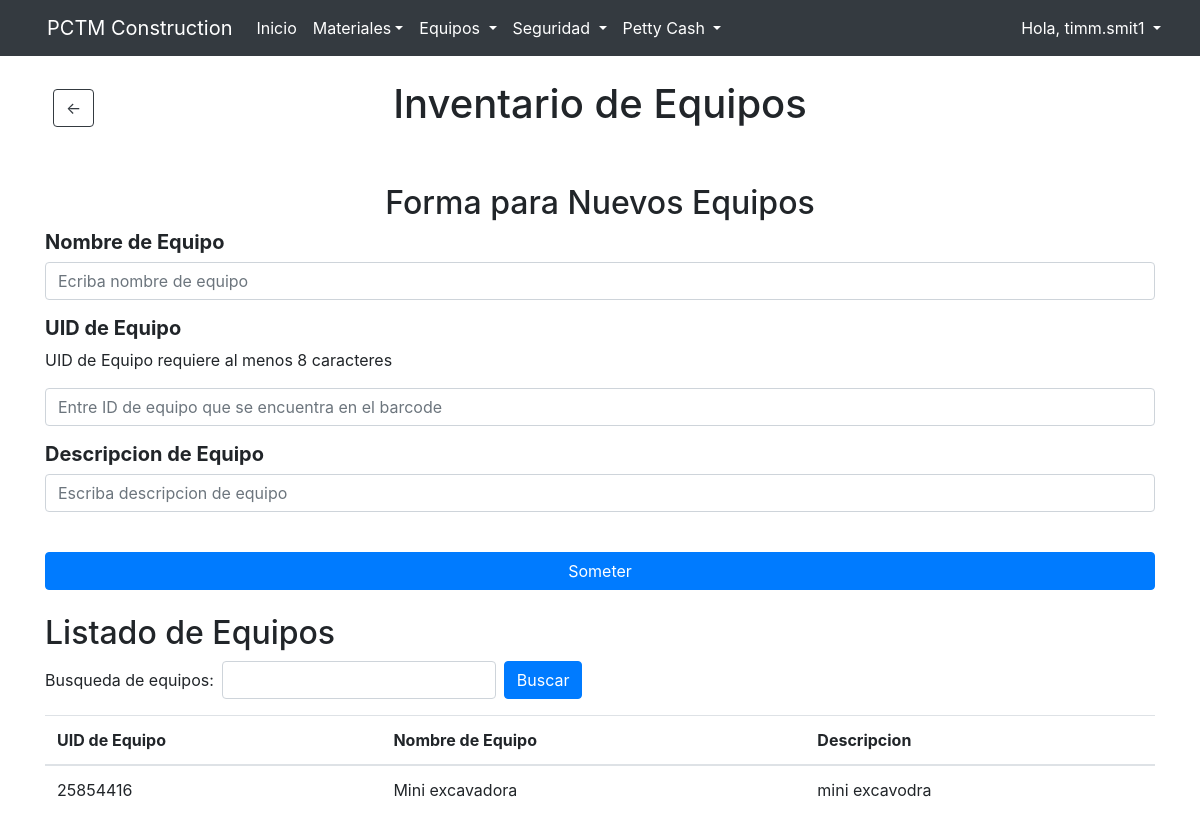
Page /equipment (signed in) on the committed database.
### website/models.py (models this page shows)
class User(db.Model, UserMixin):
    id = db.Column(db.Integer, primary_key=True)
    email = db.Column(db.String(150), unique = True)
    username = db.Column(db.String(10), unique = True)
    password = db.Column(db.String(150))
    first_name = db.Column(db.String(150))
    last_name = db.Column(db.String(150))
    group = db.Column(db.String(50), default='standard')

class Equip(db.Model):
    id = db.Column(db.Integer, primary_key = True)
    equipKey = db.Column(db.String(8))
    name = db.Column(db.String(50))
    desc = db.Column(db.String(150))
    disp = db.relationship("Dispatch", backref='Equip', lazy=True)

### website/views.py (the view, shortened to what this page needs)
@views.route('/equipment', methods=['GET', 'POST'])
@login_required
def equipment():
    all_projects=Projects.query.all()
    search_query = request.args.get('equip', '')
    if search_query:
        equipments = Equip.query.filter(Equip.name.ilike(f"%{search_query}%")).all()
    else:
        equipments = Equip.query.all()
    return render_template("equipment.html", user = current_user, equipments=equipments, all_projects=all_projects)

### website/templates/equipment.html (shortened to what this page needs)
{% extends "base.html"%} {% block title %}Equipment{% endblock %} {% block content
    %}
    <br />
    <div class="mb-4">
      <div class="position-relative" style="height: 56px;">
        <a href="#"
           onclick="history.go(-1)"
           class="btn btn-outline-dark position-absolute"
           style="top: 50%; left: 0; transform: translateY(-50%); margin-left: 8px;">
          &#8592;
        </a>
        <h1 class="mb-0 position-absolute w-100 text-center"
            style="pointer-events: none;" >
          Inventario de Equipos
        </h1>
      </div>
  </div>
    <br />
    <form method="POST">
      <h2 align="center">Forma para Nuevos Equipos</h2>
      <div class="form-group">
        <label for="EquipName" class="h5" style="font-weight: bold;"> Nombre de Equipo</label>
        <input
          type="text"
          class="form-control"
          id="EquipName"
          name="EquipName"
          placeholder="Ecriba nombre de equipo"
        />
      </div>
      <div class="form-group">
        <label for="EquipKey" class="h5" style="font-weight: bold;"> UID de Equipo</label>
        <p>UID de Equipo requiere al menos 8 caracteres</p>
        <input
          type="text"
          class="form-control"
          id="EquipKey"
          name="EquipKey"
          placeholder="Entre ID de equipo que se encuentra en el barcode"
        />
      </div>
      <div class="form-group">
        <label for="EquipDesc" class="h5" style="font-weight: bold;"> Descripcion de Equipo</label>
        <input
          type="text"
          class="form-control"
          id="EquipDesc"
          name="EquipDesc"
          placeholder="Escriba descripcion de equipo"
        />
      </div>
      <br />
      <button type="submit" class="btn btn-primary btn-block"> Someter</button>
    </form>
    <br/>
    <h2>Listado de Equipos</h2>
    <form method="get" class="form-inline mb-3">
      <label for="equip_search" class="mr-2">Busqueda de equipos: </label>
      <input
        type="text"
        name="equip"
        id="equip_search"
        class="form-control mr-2"
        placeholder=""
        value="{{ request.args.get('equip', '') }}">
      <button type="submit" class="btn btn-primary">Buscar</button>
    </form>
    <table class="table table-stripped">
        <thead>
            <tr>
                <th>UID de Equipo</th>
                <th>Nombre de Equipo</th>
                <th>Descripcion</th>
            </tr>
        </thead>
        <tbody>
            {% for equip in equipments %}
            <tr>
                <td>{{ equip.equipKey }}</td>
                <td>{{ equip.name }}</td>
                <td>{{ equip.desc }}</td>
            </tr>
            {% endfor %}
        </tbody>
    </table>
    {% endblock %}

### website/templates/base.html (shortened to what this page needs)
<!DOCTYPE html>
<html>
  <head>
    <link
      rel="stylesheet"
      href="https://stackpath.bootstrapcdn.com/bootstrap/4.4.1/css/bootstrap.min.css"
    />
    <link
      rel="stylesheet"
      href="https://stackpath.bootstrapcdn.com/font-awesome/4.7.0/css/font-awesome.min.css"
    />
    <link rel="stylesheet" href="https://cdn.jsdelivr.net/npm/bootstrap-icons@1.11.3/font/bootstrap-icons.min.css">
    <link rel="stylesheet" href="https://stackpath.bootstrapcdn.com/bootstrap/4.5.2/css/bootstrap.min.css">
  </head>
  <body>
    <nav class="navbar navbar-expand-lg navbar-dark bg-dark">
      <div class="container-fluid">
        <div class="d-flex align-items-center">
          <a class="navbar-brand me-2" href="#">PCTM Construction</a>
        </div>
        <div class="collapse navbar-collapse " id="navbar">
          <ul class="navbar-nav w-100 d-flex flex-column flex-lg-row">
            {% if user.is_authenticated %}
            <li class="nav-item">
              <a class="nav-link text-white" id="home" href="/">Inicio</a>
            </li>
            <li class="nav-item dropdown">
              <a class="nav-link dropdown-toggle text-white" id="navbarDropdown" href="#" role="button" data-toggle="dropdown" aria-haspopup="true" aria-expanded="false">Materiales</a>
            </li>
            <li class="nav-item dropdown">
              <a class="nav-link dropdown-toggle text-white" href="#" id="navbarDropdown" role="button" data-toggle="dropdown" aria-haspopup="true" aria-expanded="false">
                Equipos
              </a>
            </li>
            <li class="nav-item dropdown">
              <a class="nav-link dropdown-toggle text-white" href="#" id="navbarDropdown" role="button" data-toggle="dropdown" aria-haspopup="true" aria-expanded="false">
                Seguridad
              </a>
            </li>
            <li class="nav-item dropdown">
              <a class="nav-link dropdown-toggle text-white" href="#" id="navbarDropdown" role="button" data-toggle="dropdown" aria-haspopup="true" aria-expanded="false">
                Petty Cash
              </a>
            </li>
            {% endif %}
          </ul>
          <ul class="navbar-nav ms-auto">
            {% if user.is_authenticated %}
            <li class="nav-item dropdown">
              <a class="nav-link dropdown-toggle text-white" href="#" id="navbarDropdown" role="button" data-toggle="dropdown" aria-haspopup="true" aria-expanded="false">
                Hola, {{ user.username }}
              </a>
            </li>
            {% endif %}
          </ul>
        </div>
      </div>
    </nav>
    <div class="container">{% block content %} {% endblock %}</div>
  </body>
</html>

### rows in the picture
User: username "timm.smit1"
Equip: equipKey "25854416", name "Mini excavadora", desc "mini excavodra"
